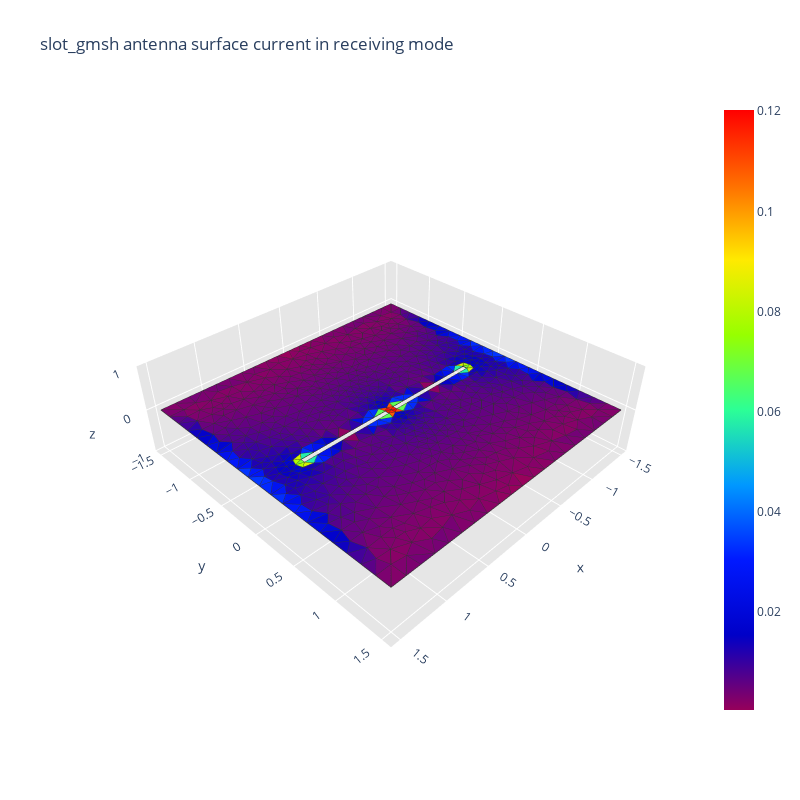

The cell this chart's notebook holds for it:
### Code cell
traitement_de_(slot_mat_gmsh)
print("\n")

start_time = time.time()

scattering_algorithm(slot_mat_gmsh, 75e6, wave_incident_direction, polarization, load_from_matlab=True)

elapsed_time = time.time() - start_time
print(f"\nTemps écoulé pour le traitement de l'antenne étudiée : {elapsed_time:.6f} secondes")
print('\n')

### Figure 1 — Plotly figure (JSON) as saved in the notebook; plotly's stock layout.template omitted (floating-point values rounded to 4 significant figures; data arrays with more than 128 entries replaced by an {"elided": "..."} marker saying what was removed)
{"data": [{"facecolor": {"elided": "1352 str values"}, "i": {"elided": "1352 int values"}, "j": {"elided": "1352 int values"}, "k": {"elided": "1352 int values"}, "name": "", "type": "mesh3d", "x": {"elided": "731 float values"}, "y": {"elided": "731 float values"}, "z": {"elided": "731 int values"}}, {"line": {"color": "rgb(50, 50, 50)", "width": 1.5}, "mode": "lines", "showlegend": false, "type": "scatter3d", "x": {"elided": "6760 float values"}, "y": {"elided": "6760 float values"}, "z": {"elided": "6760 int values"}}, {"hoverinfo": "none", "marker": {"color": [0.0004191, 0.1203], "colorscale": [[0, "rgb(150, 0, 90)"], [0.125, "rgb(0, 0, 200)"], [0.25, "rgb(0, 25, 255)"], [0.375, "rgb(0, 152, 255)"], [0.5, "rgb(44, 255, 150)"], [0.625, "rgb(151, 255, 0)"], [0.75, "rgb(255, 234, 0)"], [0.875, "rgb(255, 111, 0)"], [1, "rgb(255, 0, 0)"]], "showscale": true, "size": 0.1}, "mode": "markers", "showlegend": false, "type": "scatter3d", "x": [-1.05], "y": [-0.025], "z": [0]}], "layout": {"height": 800, "scene": {"aspectratio": {"x": 1, "y": 1, "z": 0.3}, "xaxis": {"backgroundcolor": "rgb(230, 230, 230)", "gridcolor": "rgb(255, 255, 255)", "showbackground": true, "zerolinecolor": "rgb(255, 255, 255)"}, "yaxis": {"backgroundcolor": "rgb(230, 230, 230)", "gridcolor": "rgb(255, 255, 255)", "showbackground": true, "zerolinecolor": "rgb(255, 255, 255)"}, "zaxis": {"backgroundcolor": "rgb(230, 230, 230)", "gridcolor": "rgb(255, 255, 255)", "showbackground": true, "zerolinecolor": "rgb(255, 255, 255)"}}, "title": {"text": "slot_gmsh antenna surface current in receiving mode"}, "width": 800}}
